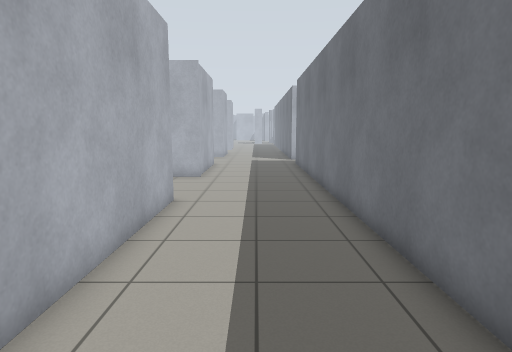
[1] (above)

23 first-person views from a walk through a robot-simulator world made for Gazebo. The camera is 1.2 m above the floor, tilts 8° down and sees 75° across. The floor is counted in squares, 0.5 m on a side. Each view is taken from the middle of a square. On the plan, view 1 faces up. The plan holds only what a view shows up to about 19 squares ahead; the rest is blank. The place goes on beyond the plan.

[2]
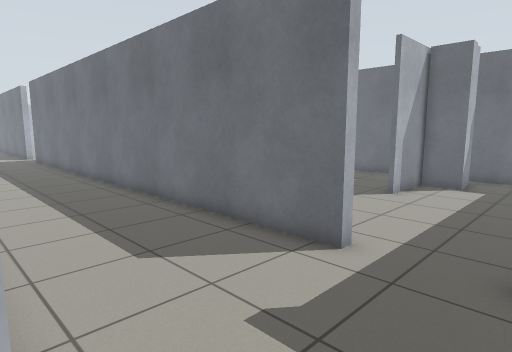

[3]
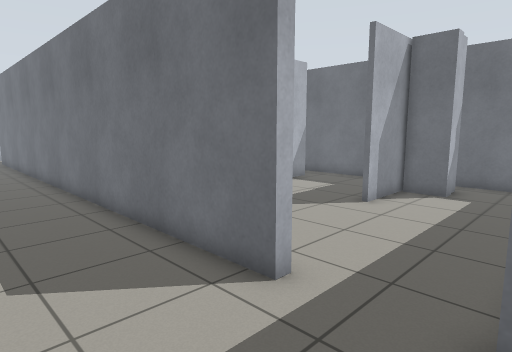

[4]
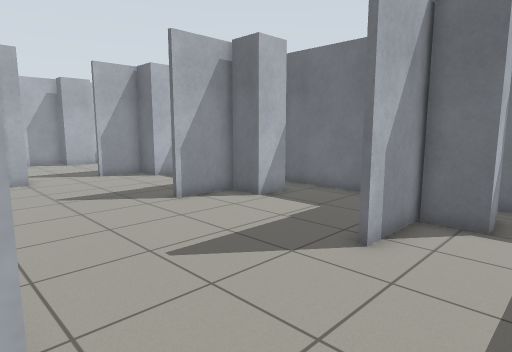

[5]
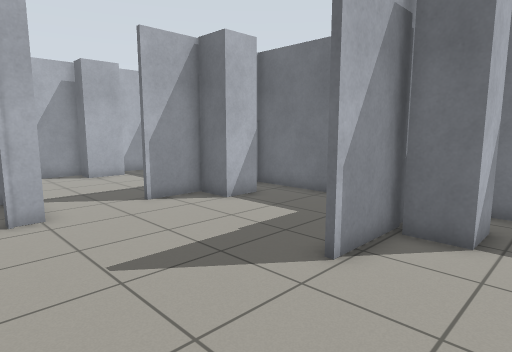

[6]
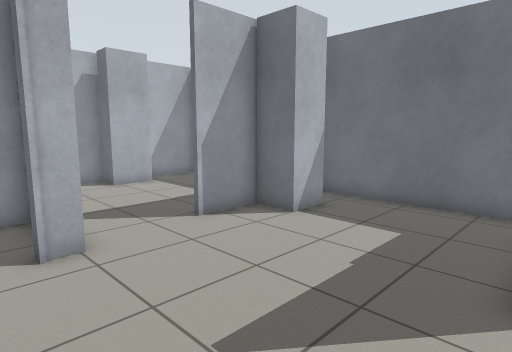

[7]
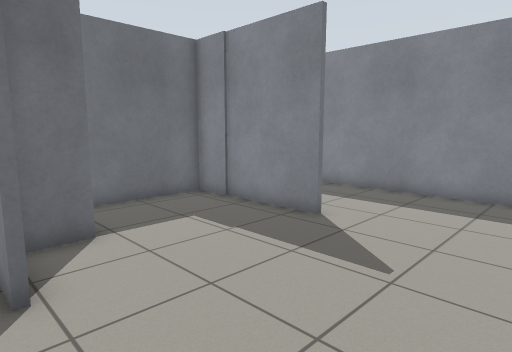

[8]
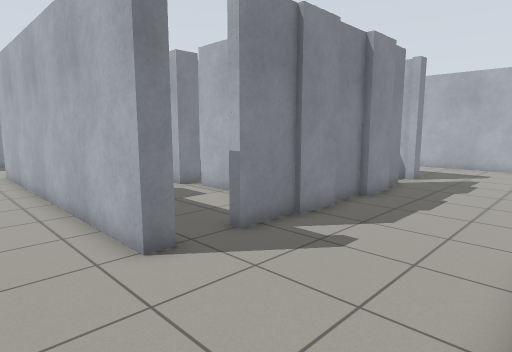

[9]
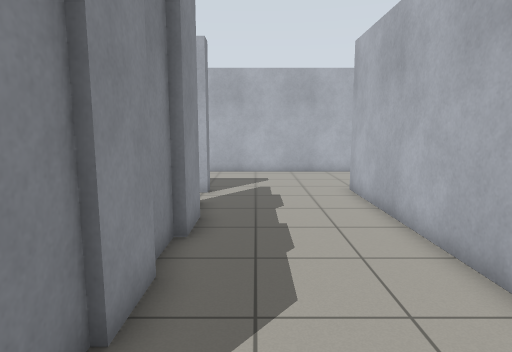

[10]
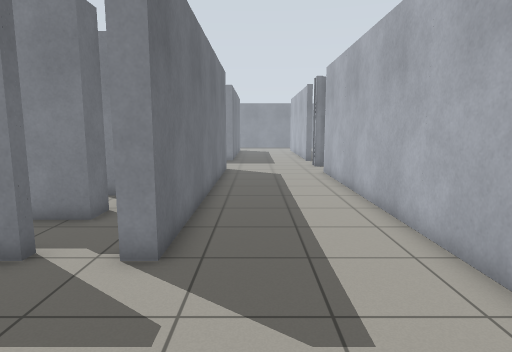

[11]
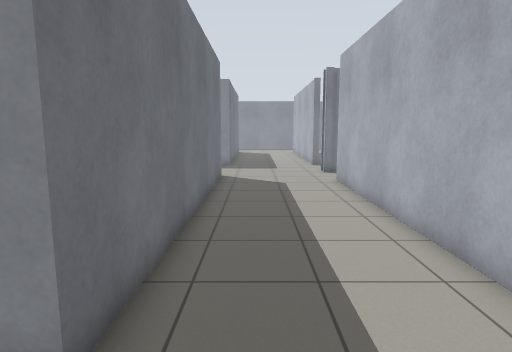

[12]
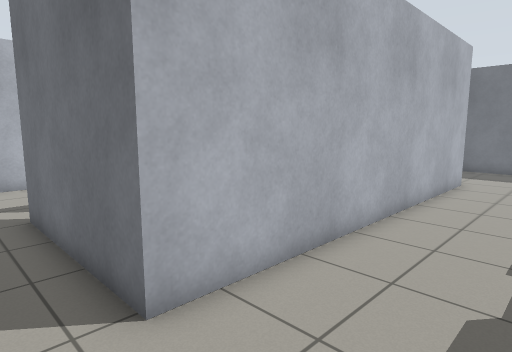

[13]
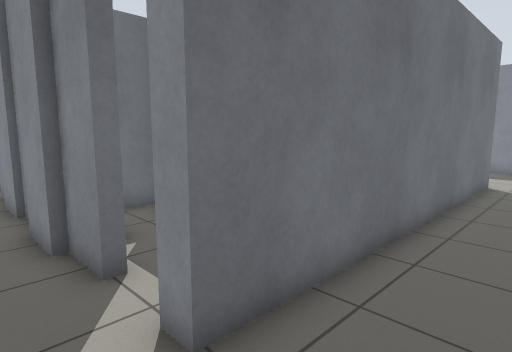

[14]
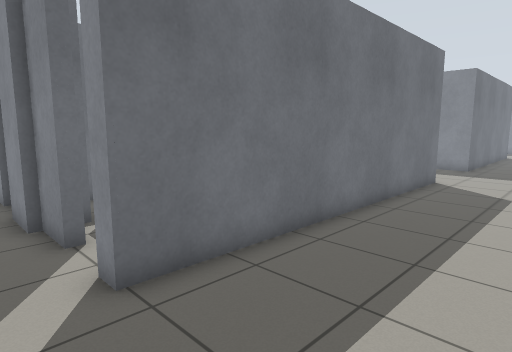

[15]
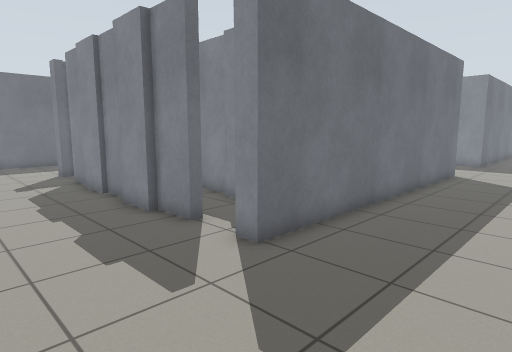

[16]
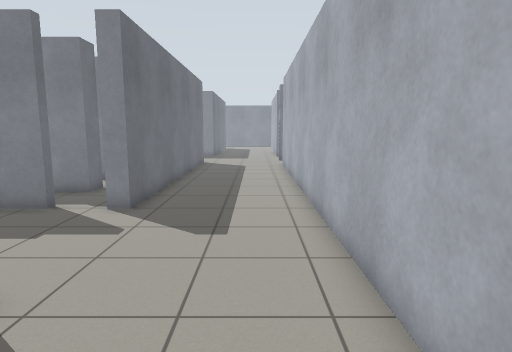

[17]
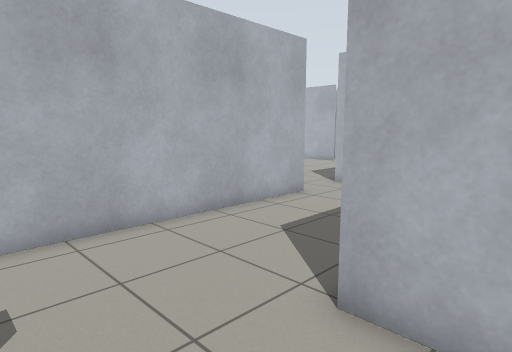

[18]
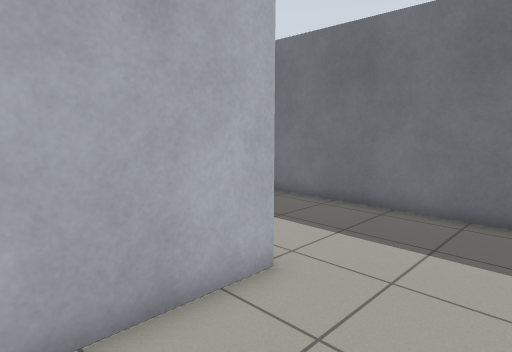

[19]
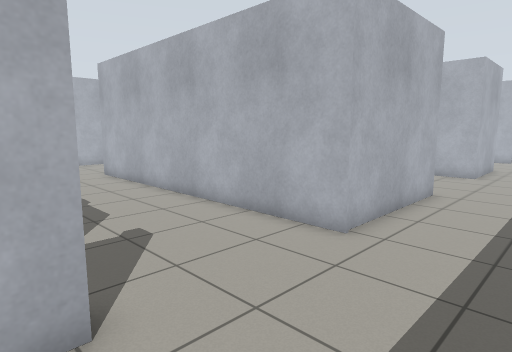

[20]
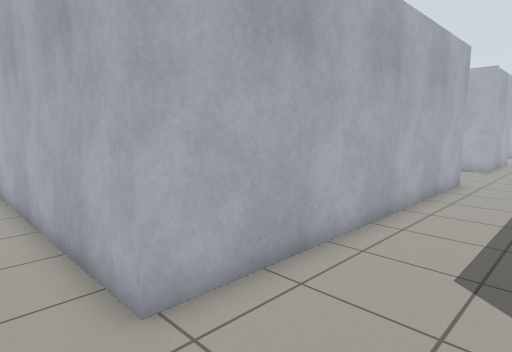

[21]
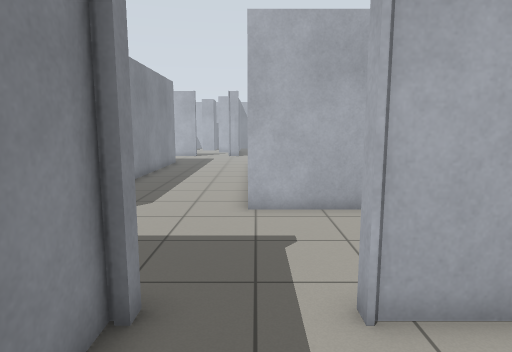

[22]
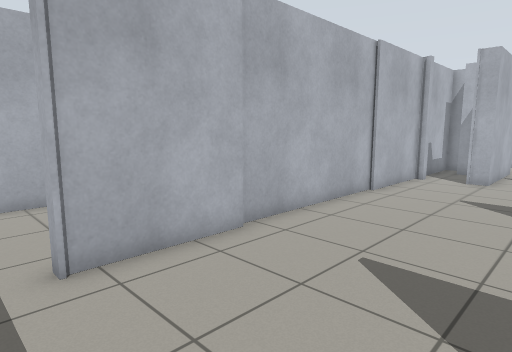

[23]
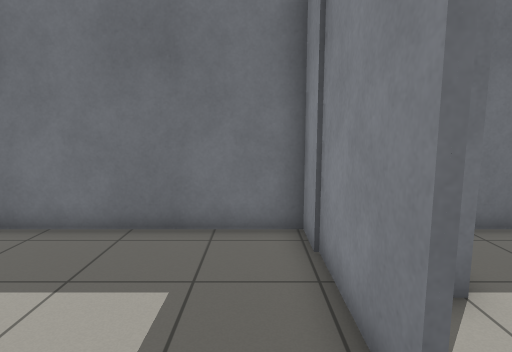

### Floor plan
Points are (right, up) in squares from view 1. A wall is a line through its corners. A room is listed if a view was taken in it or the views show most of it. See-through windows are left out.
Room 1 (views 1, 3, 4, 8, 9, 17, 18, 19, 20)
walls: (-3.5, 11.2) (-2.8, 11.2) (-2.8, -3.2); (-7.5, 11.2) (-5.3, 11.2); (-9.2, 11.4) (-7.4, 11.4); (-10.2, 7.8) (-10.2, 9.2); (-11.2, 11.2) (-9.1, 11.2); (-12.5, 8) (-10.9, 8); (-13.1, 11.4) (-11.1, 11.4); (-2.8, 21.5) (-2.8, 16.8) (-17.2, 16.8); (3.1, -1.6) (2.8, -1.6) (2.8, 21.5); (-14.7, 10.8) (-14.7, 11.2) (-13, 11.2); (-14.7, 7.2) (-14.7, 8.4) (-12.8, 8.4); (-16.5, 11.2) (-16.5, 10.8); (2.8, -4.5) (3.2, -4.5)
ways out: opening at (-17, 14) to room 2; opening at (-3, -4.5) to room 2; opening at (3, -3) to room 3
Room 2 (views 2, 10, 11, 12, 13, 14, 15, 16)
walls: (-17.2, -3.2) (-17.2, 11.2) (-16.5, 11.2); (-17.2, 16.8) (-17.2, 21.5); (-23.2, -4.5) (-22.8, -4.5); (-22.8, 21.5) (-22.8, -1.8); (-2.8, -3.2) (-13.2, -3.2)
ways out: opening at (-17, 14) to room 1; opening at (-3, -4.5) to room 1
Room 3 (views 5, 6, 7, 21, 22)
walls: (9.1, 7.4) (10.1, 7.4); (11.6, 5.4) (11.6, 6.9); (9.2, 0.3) (11.4, 0.3); (12.8, 7.2) (9.1, 7.2); (3.1, 2.5) (3.1, -1.6); (12.4, 0) (9.2, 0); (2.9, 9.8) (2.9, 2.6); (14.8, 8.2) (14.8, 15.1); (12.6, -1.6) (12, -1.6) (12, 0); (13.6, -1.5) (13, -1.5); (6.1, 13.9) (5.3, 13.9) (5.3, 14.2); (13.1, 12.9) (11.6, 12.9) (11.6, 14.5) (9.2, 14.5); (3.1, 13.9) (3.1, 9.4); (3.5, 14.2) (3.5, 13.9); (14.8, -3.1) (14.8, -1.1); (3, -4.8) (12.6, -4.8); (5.9, 17.1) (4, 17.1); (3.1, 18.5) (3.1, 15.4)
ways out: opening at (3, -3) to room 1; opening at (8, 14.3) to room 4; opening at (12.5, 2.5) to room 5
Room 4 (view 23)
walls: (9.2, 14.8) (14.9, 14.8); (11.6, 21.3) (9.6, 21.3); (6.1, 19.1) (6.1, 13.9); (14.8, 15.1) (14.8, 21.5)
ways out: opening at (8, 14.3) to room 3
Room 5 (no view inside)
walls: (13.1, 5.4) (11.6, 5.4); (11.4, 0.3) (14.8, 0.3) (14.8, 6.9)
ways out: opening at (12.5, 2.5) to room 3

Where each view was taken, in squares from view 1:
view 1: 0 up, 0 right, facing up
view 2: 5 down, 3 left, facing up-right
view 3: 5 down, 1 left, facing up-right
view 4: 3 down, 3 right, facing up-right
view 5: 4 up, 4 right, facing up-right
view 6: 7 up, 4 right, facing up-right
view 7: 8 up, 4 right, facing down-right
view 8: 17 up, 0 right, facing down-left
view 9: 13 up, 4 left, facing left
view 10: 17 up, 19 left, facing down
view 11: 14 up, 19 left, facing down
view 12: 13 up, 19 left, facing up-right
view 13: 13 up, 20 left, facing down-right
view 14: 13 up, 22 left, facing down-right
view 15: 16 up, 22 left, facing down-right
view 16: 21 up, 21 left, facing down
view 17: 13 up, 15 left, facing up-left
view 18: 13 up, 7 left, facing up-right
view 19: 10 up, 1 right, facing up-left
view 20: 5 down, 1 right, facing up-left
view 21: 3 down, 7 right, facing left
view 22: 3 down, 9 right, facing up-left
view 23: 16 up, 7 right, facing right
